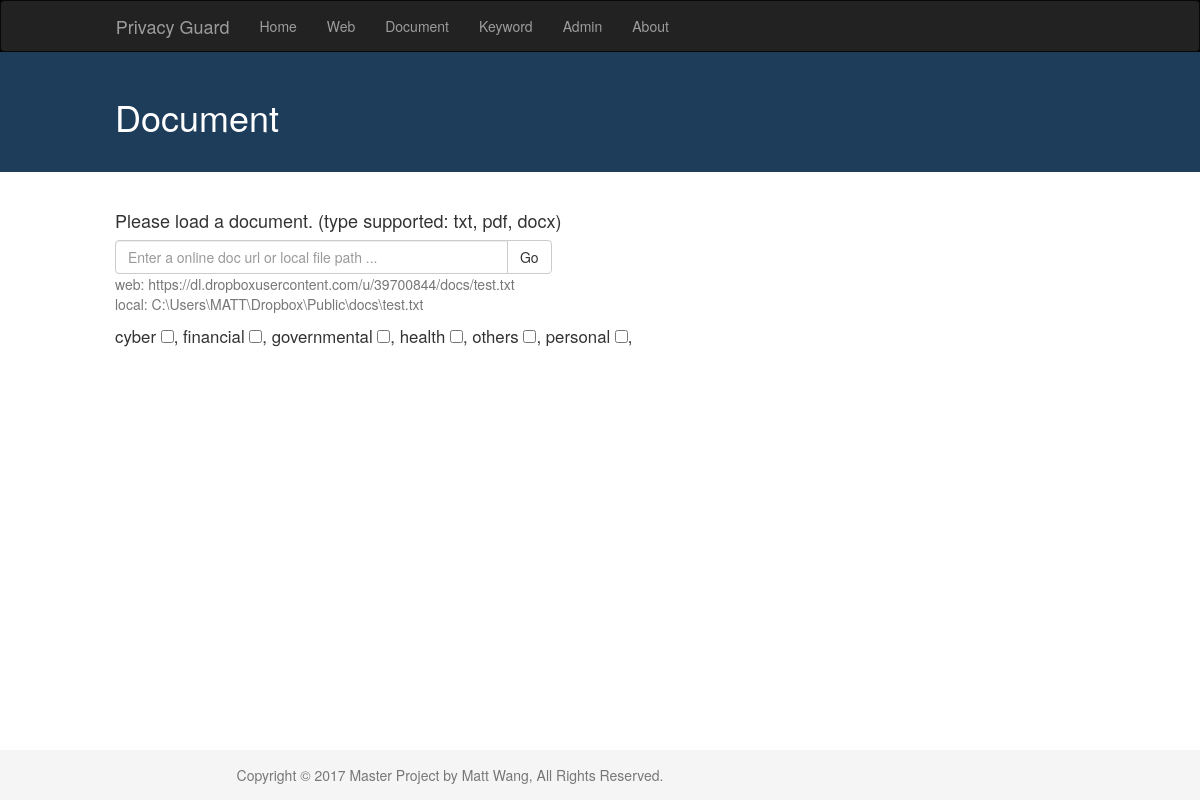
The page /doc/ on the database its author committed.
### privacy/models.py (models this page shows)
class Category(models.Model):
	name = models.CharField(max_length=200)
	created_date = models.DateTimeField(default=timezone.now)
	def __str__(self):
		return self.name

### privacy/views.py (the view, shortened to what this page needs)
# urls.py: url(r'^doc/$', views.doc, name='doc'),
def doc(request):
	kset = Keyword.objects.order_by('name')
	cats = Category.objects.order_by('name')
	cats_user = []
	path = ''
	out = ''
	context = {'cats': cats, 'out': out}
	return render(request, 'privacy/doc.html', context)

### privacy/templates/privacy/doc.html (shortened to what this page needs)
{% extends 'privacy/base.html' %}
{% block content %}
<div class="docs-header">
   <h1 class="col-md-10 col-md-offset-1">Document</h1>
</div>
<div class="col-md-7 col-md-offset-1">
<h4>Please load a document. (type supported: txt, pdf, docx)</h4>
<form action="#" method="get">
<div class="row">
<div class="col-lg-8">
    <div class="input-group">
      <input type="text" class="input form-control" placeholder="Enter a online doc url or local file path ..." name="doc"/>
      <span class="input-group-btn">
        <button type="submit" class="btn btn-default" value="Go" name="filebtn">Go</button>
      </span>
    </div>
  </div>
</div>
<p class="text-muted">web: https://dl.dropboxusercontent.com/u/39700844/docs/test.txt<br>local: C:\Users\MATT\Dropbox\Public\docs\test.txt</p>
<big>{% for c in cats %} {{ c }} <input type="checkbox" name="checks" value="{{c}}">, {% endfor %}</big>
</form>
<br>
<br>
<br>
</div>
{% endblock %}

### privacy/static/css/style.css (style rules this page uses)
input { margin-right: 5px; }
.docs-header { width: 100%; background-color: #1E3D5a; display: inline-block; padding-top: 25px; padding-bottom: 25px; margin-bottom: 25px; color: white; }
html { position: relative; min-height: 100%; }
body { margin-bottom: 50px; word-wrap: break-word; }

### rows shown on the page
Category: name "cyber"
Category: name "financial"
Category: name "governmental"
Category: name "health"
Category: name "others"
Category: name "personal"
